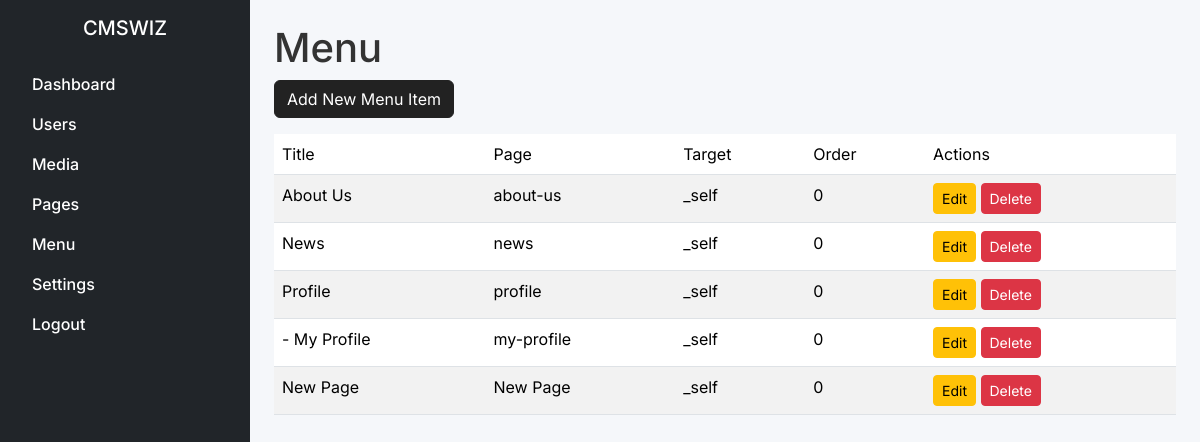
The app's page /admin/menu.php (signed in) with its own data.
### tables this page shows
CREATE TABLE `navigation` (
  `id` int(11) NOT NULL,
  `title` varchar(100) NOT NULL,
  `url` varchar(500) NOT NULL,
  `page_id` int(11) DEFAULT NULL,
  `parent_id` int(11) DEFAULT NULL,
  `order_priority` int(11) DEFAULT 0,
  `target` enum('_self','_blank') DEFAULT '_self',
  `created_at` timestamp NOT NULL DEFAULT current_timestamp()
);

CREATE TABLE `pages` (
  `id` int(11) NOT NULL,
  `title` varchar(255) NOT NULL,
  `slug` varchar(255) NOT NULL,
  `content` text DEFAULT NULL,
  `image` varchar(255) DEFAULT NULL,
  `status` enum('draft','published') DEFAULT 'published',
  `created_at` timestamp NOT NULL DEFAULT current_timestamp()
);

### functions/menu.php (called while the page is built, shortened)
<?php
function get_menu_items(){
    global $conn;
    $result = $conn->query("
        SELECT n.*, p.title as page_title
        FROM navigation n
        LEFT JOIN pages p ON n.page_id = p.id
        ORDER BY n.order_priority ASC
    ");
    return $result->fetch_all(MYSQLI_ASSOC);
}
?>

### admin/menu.php (the view, shortened to what this page needs)
<?php
include '../templates/admin_header.php';
$items = get_menu_items();
?>
<h1>Menu</h1>
<a href="menu_add.php" class="btn btn-primary mb-3">Add New Menu Item</a>
<table class="table table-striped">
    <thead>
        <tr>
            <td>Title</td>
            <td>Page</td>
            <td>Target</td>
            <td>Order</td>
            <td>Actions</td>
        </tr>
    </thead>
    <tbody>
        <?php foreach($items as $item): ?>
            <tr>
                <td><?= str_repeat('- ', $item['parent_id'] ? 1 : 0) . htmlspecialchars($item['title'])?></td>
                <td><?= $item['page_id'] ? htmlspecialchars($item['page_title']) : htmlspecialchars($item['url']) ?></td>
                <td><?= $item['target'] ?></td>
                <td><?= $item['order_priority'] ?></td>
                <td>
                <a href="menu_edit.php?id=<?= $item['id'] ?>" class="btn btn-sm btn-warning">Edit</a>
                    <form method="POST" style="display:inline;">
                    <button type="submit" class="btn btn-sm btn-danger" onclick="return confirm('Delete?')">Delete</button>
                </form>
                </td>
            </tr>
           <?php endforeach; ?>
    </tbody>
</table>
<?php include '../templates/admin_footer.php'; ?>

### assets/css/style.css (style rules this page uses)
body { font-family: 'Inter', Tahoma, Geneva, Verdana, sans-serif; background: #f5f7fa; color: #333; min-height: 100vh; display: flex; flex-direction: column; }
.btn-primary { background-color: #222; border-color: #222; }

### records on screen
navigation: title "About Us", url "about-us", target "_self", order_priority "0"
navigation: title "News", url "news", target "_self", order_priority "0"
navigation: title "Profile", url "profile", target "_self", order_priority "0"
navigation: parent "-", title "My Profile", url "my-profile", target "_self", order_priority "0"
navigation: title "New Page", page.title "New Page", target "_self", order_priority "0"

### other values on screen
$site_settings['site_name'] "CMSWIZ"
